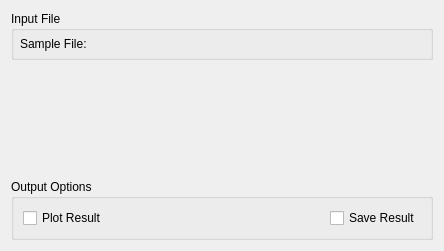
<?xml version="1.0" encoding="UTF-8"?>
<ui version="4.0">
 <class>DensityOfStates</class>
 <widget class="QWidget" name="DensityOfStates">
  <property name="geometry">
   <rect>
    <x>0</x>
    <y>0</y>
    <width>444</width>
    <height>251</height>
   </rect>
  </property>
  <property name="windowTitle">
   <string>Form</string>
  </property>
  <layout class="QVBoxLayout" name="verticalLayout">
   <item>
    <widget class="QGroupBox" name="gbInputFile">
     <property name="title">
      <string>Input File</string>
     </property>
     <layout class="QGridLayout" name="gridLayout">
      <property name="margin">
       <number>6</number>
      </property>
      <item row="0" column="1">
       <widget class="MantidQt::MantidWidgets::MWRunFiles" name="mwInputFile" native="true">
        <property name="sizePolicy">
         <sizepolicy hsizetype="Preferred" vsizetype="Fixed">
          <horstretch>0</horstretch>
          <verstretch>0</verstretch>
         </sizepolicy>
        </property>
        <property name="label" stdset="0">
         <string/>
        </property>
        <property name="fileExtensions" stdset="0">
         <stringlist>
          <string>.phonon</string>
         </stringlist>
        </property>
       </widget>
      </item>
      <item row="0" column="0">
       <widget class="QLabel" name="lblSample">
        <property name="text">
         <string>Sample File:</string>
        </property>
       </widget>
      </item>
     </layout>
    </widget>
   </item>
   <item>
    <spacer name="verticalSpacer">
     <property name="orientation">
      <enum>Qt::Vertical</enum>
     </property>
     <property name="sizeHint" stdset="0">
      <size>
       <width>20</width>
       <height>40</height>
      </size>
     </property>
    </spacer>
   </item>
   <item>
    <widget class="QGroupBox" name="gbOutput">
     <property name="sizePolicy">
      <sizepolicy hsizetype="Preferred" vsizetype="Fixed">
       <horstretch>0</horstretch>
       <verstretch>0</verstretch>
      </sizepolicy>
     </property>
     <property name="title">
      <string>Output Options</string>
     </property>
     <layout class="QHBoxLayout" name="horizontalLayout">
      <item>
       <widget class="QCheckBox" name="chkPlot">
        <property name="enabled">
         <bool>true</bool>
        </property>
        <property name="text">
         <string>Plot Result</string>
        </property>
       </widget>
      </item>
      <item>
       <spacer name="spOutput">
        <property name="orientation">
         <enum>Qt::Horizontal</enum>
        </property>
        <property name="sizeHint" stdset="0">
         <size>
          <width>40</width>
          <height>20</height>
         </size>
        </property>
       </spacer>
      </item>
      <item>
       <widget class="QCheckBox" name="chkSave">
        <property name="text">
         <string>Save Result</string>
        </property>
       </widget>
      </item>
     </layout>
    </widget>
   </item>
  </layout>
 </widget>
 <customwidgets>
  <customwidget>
   <class>MantidQt::MantidWidgets::MWRunFiles</class>
   <extends>QWidget</extends>
   <header>MantidQtMantidWidgets/MWRunFiles.h</header>
  </customwidget>
 </customwidgets>
 <tabstops>
  <tabstop>mwInputFile</tabstop>
  <tabstop>chkPlot</tabstop>
  <tabstop>chkSave</tabstop>
 </tabstops>
 <resources/>
 <connections/>
</ui>
